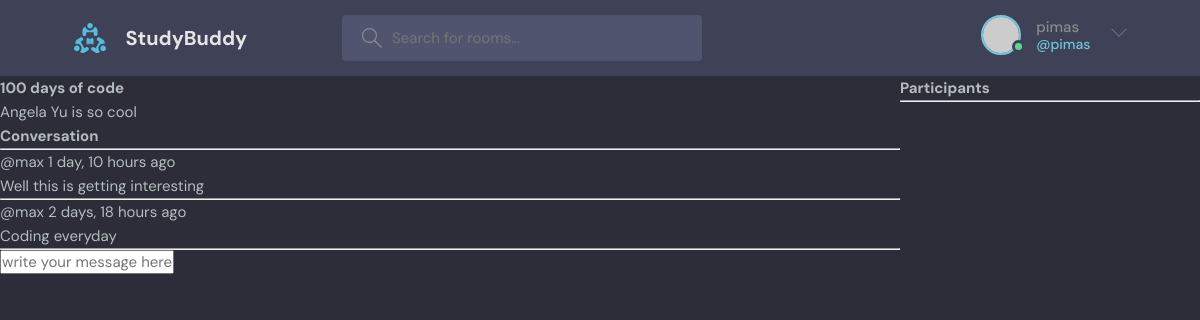
The page /room/2/ (signed in) on the database its author committed.
### base/models.py (models this page shows, shortened)
class Room(models.Model):
    host = models.ForeignKey(User, on_delete=models.SET_NULL, null=True, blank=True)
    topic = models.ForeignKey(Topic, on_delete=models.SET_NULL, null=True, blank=True)
    name = models.CharField(max_length=200)
    description = models.TextField(null=True, blank=True)
    participant = models.ManyToManyField(User, related_name='participant', blank=True)
    updated = models.DateTimeField(auto_now=True)
    created = models.DateTimeField(auto_now_add=True)
    class Meta:
        ordering = ['-updated', '-created']

class Message(models.Model):
    user = models.ForeignKey(User, on_delete=models.CASCADE)
    room = models.ForeignKey(Room, on_delete=models.CASCADE)
    body = models.TextField()
    updated = models.DateTimeField(auto_now=True)
    created = models.DateTimeField(auto_now_add=True)
    class Meta:
        ordering = ['-updated', '-created']

### base/views.py (the view, shortened to what this page needs)
# urls.py: path('room/<str:pk>/', views.room, name='room'),
def room(request, pk):
    room = Room.objects.get(id=pk)
    room_messages = room.message_set.all()
    participants = room.participant.all()
    context = {'room': room, 'room_messages': room_messages, 'participants': participants}
    return render(request, 'base/room.html', context)

### base/templates/base/room.html (shortened to what this page needs)
{% extends "main.html" %}
{% block content %}
<div class="room-container">
    <div>
    <h1>{{room.name}}</h1>
    <p>{{room.description}}</p>
    <div class="comment-wrapper">
    <h3>Conversation</h3>
    <hr>
    {% for message in room_messages %}
    <div>
        <small>@{{message.user}}  {{message.created|timesince}} ago</small>
        <p>{{message.body}}</p>
        <hr>
    </div>
    {% endfor %}
</div>
{% if request.user.is_authenticated %}
<div class="comment-form">
    <form method="post" action=""">
        <input type="text" name="body" placeholder="write your message here ..."/>
    </form>
</div>
{% endif %}
</div>
<div>
    <h3>Participants</h3>
    <hr>
</div>
</div>
{% endblock content %}

### templates/navbar.html (shortened to what this page needs)
{% load static %}
<header class="header header--loggedIn">
    <div class="container">
      <a href="{% url 'home' %}" class="header__logo">
        <img src="{% static 'images/logo.svg' %}" />
        <h1>StudyBuddy</h1>
      </a>
      <form class="header__search", method="GET", {% url 'home' %}>
        <label>
          <input name="q" placeholder="Search for rooms..." />
        </label>
      <nav class="header__menu">
        {% if request.user.is_authenticated %}
        <div class="header__user">
          <a href="profile.html">
            <div class="avatar avatar--medium active">
              <img src="https://randomuser.me/api/portraits/men/37.jpg" />
            </div>
            <p>{{request.user.username}} <span>@{{request.user.username}}</span></p>
          </a>
          <button class="dropdown-button">
            <svg version="1.1" xmlns="http://www.w3.org/2000/svg" width="32" height="32" viewBox="0 0 32 32">
              <title>chevron-down</title>
              <path d="M16 21l-13-13h-3l16 16 16-16h-3l-13 13z"></path>
            </svg>
          </button>
        </div>
        {% else %}
        <a href="{% url 'login' %}">
          <img src="{% static 'images/avatar.svg' %}"/>
          <p>Login</p>
        </a>
        {% endif %}
      </nav>
    </div>
  </header>

### static/styles/style.css (style rules this page uses)
:root { --color-main: #71c6dd; --color-main-light: #e1f6fb; --color-dark: #3f4156; --color-dark-medium: #51546e; --color-dark-light: #696d97; --color-light: #e5e5e5; --color-gray: #8b8b8b; --color-light-gray: #b2bdbd; --color-bg: #2d2d39; --color-success: #5dd693; --color-error: #fc4b0b; }
* { font-family: "DM Sans", -apple-system, BlinkMacSystemFont, "Segoe UI", Roboto, Oxygen, Ubuntu, Cantarell, "Open Sans", "Helvetica Neue", sans-serif; margin: 0; padding: 0; box-sizing: border-box; text-rendering: optimizeLegibility; font-size: inherit; }
html { font-size: 56.25%; }
@media only screen and (min-width: 1200px) { html { font-size: 62.5%; } }
body { line-height: 1.6; font-weight: 400; font-size: 1.5rem; color: var(--color-light-gray); background-color: var(--color-bg); min-height: 100vh; }
img { width: 100%; }
a { display: inline-block; color: var(--color-main); text-decoration: none; }
.container { max-width: 120rem; width: 90%; margin: auto; }
.avatar { position: relative; display: inline-block; border-radius: 50%; border: 2px solid var(--color-main); }
.avatar img { display: block; border-radius: 50%; object-fit: cover; object-position: center; }
.avatar::after { content: ""; display: block; position: absolute; background-color: var(--color-gray); z-index: 111; border-radius: 50%; border: 0.3rem solid var(--color-dark); }
.avatar.active::after { background-color: var(--color-success); }
.avatar.avatar--medium img { width: 3.6rem; height: 3.6rem; border-radius: 50%; }
.avatar.avatar--medium:after { width: 0.7rem; height: 0.7rem; bottom: 0px; right: -6px; }
.header { padding: 1.5rem; background-color: var(--color-dark); }
.header > .container { display: flex; gap: 9.5rem; }
.header__logo, .header__user { display: flex; gap: 2rem; align-items: center; }
.header__logo > img { height: 3.2rem; width: 3.2rem; }
.header__logo > h1 { font-weight: 700; font-size: 2rem; color: var(--color-light); }
.header__search > label { background-color: var(--color-dark-medium); padding: 1.3rem 1rem; display: flex; align-items: center; gap: 1rem; border-radius: 4px; }
.header__search svg { fill: var(--color-gray); width: 2rem; height: 2rem; margin-left: 1rem; }
.header__search input { width: 30rem; background: transparent; border: none; outline: none; color: var(--color-light); }
.header__menu { margin-left: auto; position: relative; }
.header__menu a { display: flex; gap: 1.5rem; align-items: center; font-weight: 500; text-decoration: none; color: var(--color-gray); }
.header__menu img { height: 3.6rem; }
.header__menu p { line-height: 1.2; }
.header__menu span { color: var(--color-main); font-weight: 500; font-size: 1.4rem; display: block; }
.header__menu svg { width: 1.6rem; height: 1.6rem; fill: var(--color-dark-light); }
.dropdown-button { background: transparent; border: 0; outline: 0; cursor: pointer; }

### base/templates/base/room.html (style rules this page uses)
.room-container { display: grid; grid-template-columns: 3fr 1fr; }

### rows shown on the page
Room: name "100 days of code", description "Angela Yu is so cool"
Message: user "max", created "1 day, 10 hours", body "Well this is getting interesting"
Message: user "max", created "2 days, 18 hours", body "Coding everyday"

### other values the page prints
{{ request.user.username }} "pimas"
